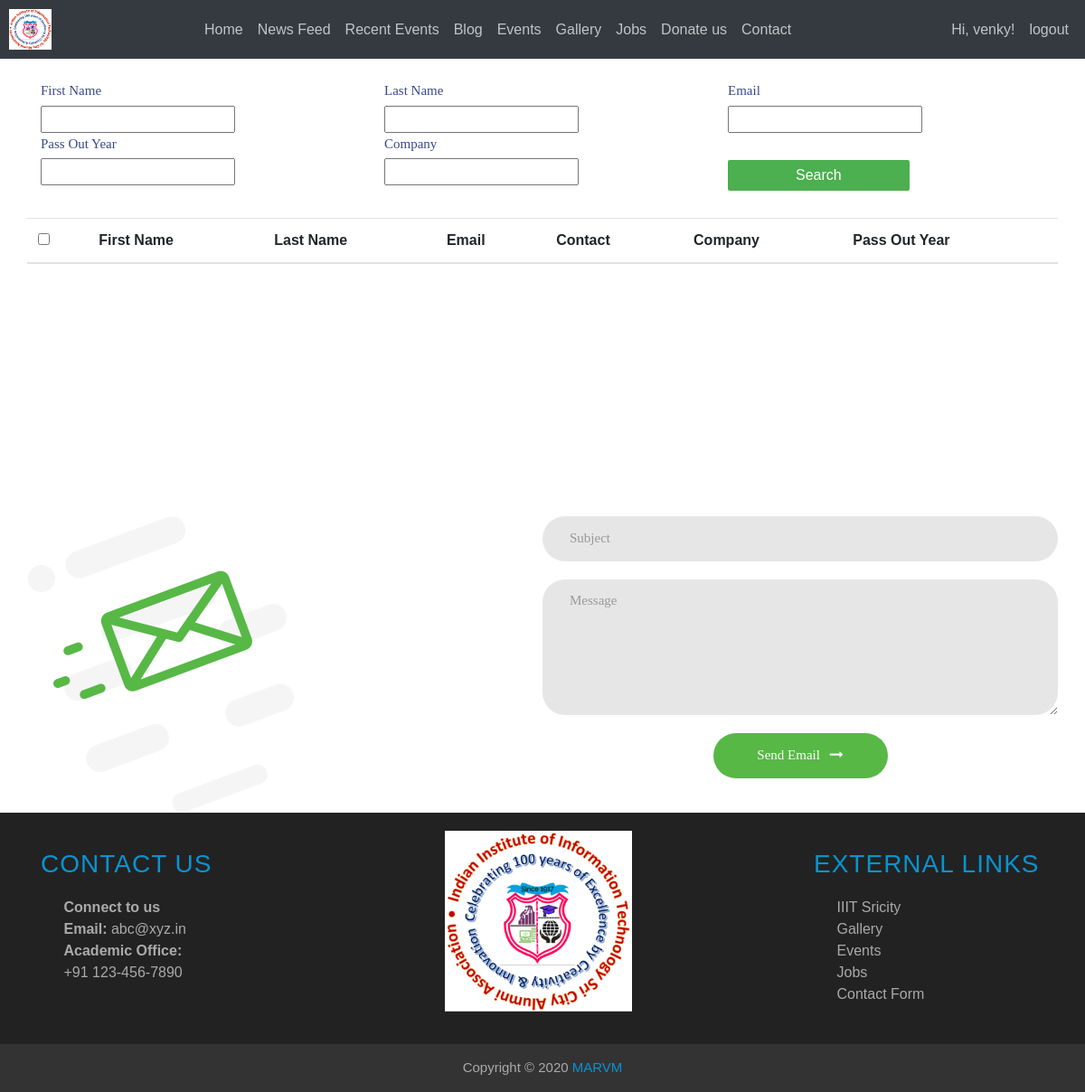
Page /search/ (signed in) on the earlier database version.
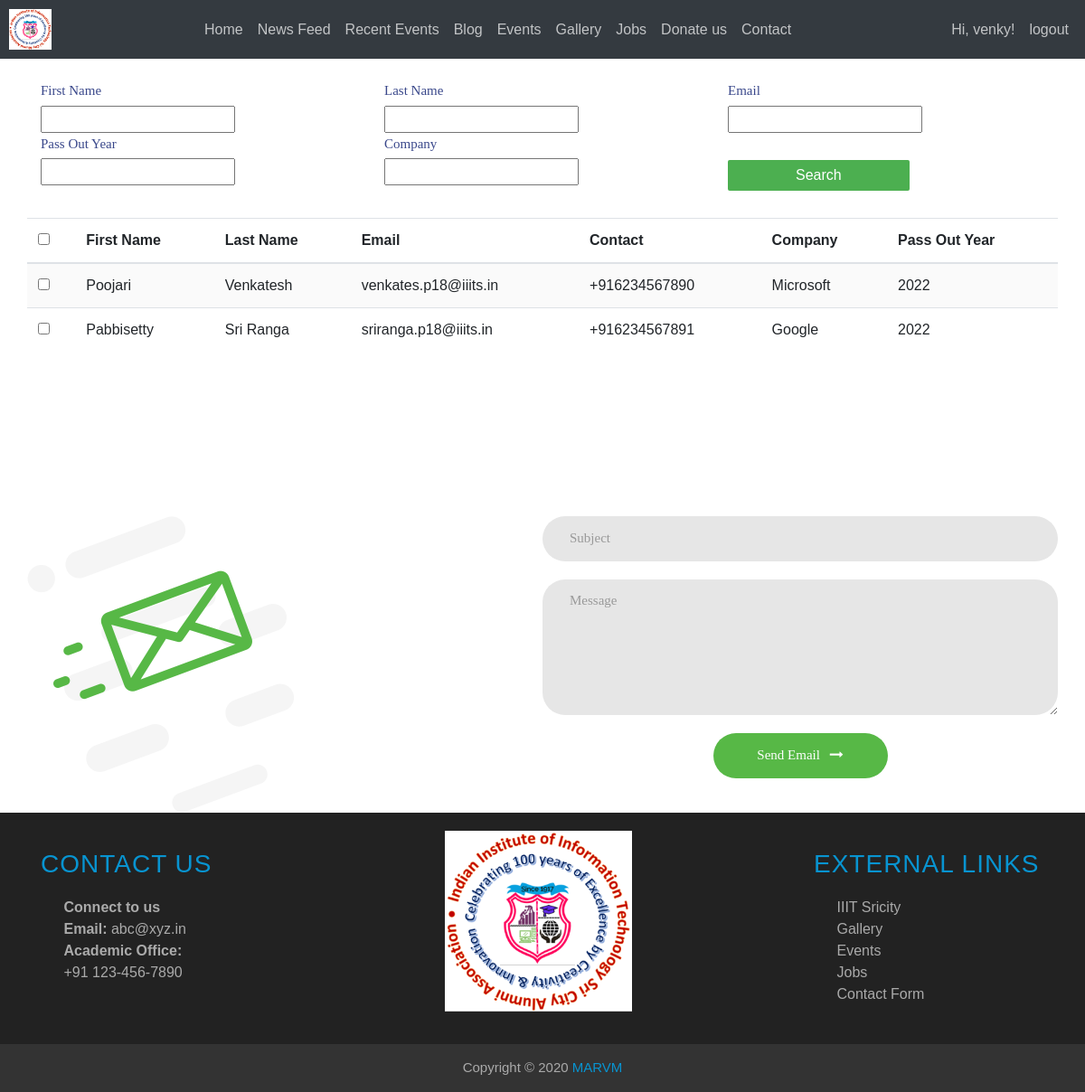
Same page on the later database version.
### accounts/models.py (models this page shows)
class User(AbstractUser):
    phone_number = models.CharField(
        max_length=15,
        blank = False,
        default="",
        validators=[
            RegexValidator(
                regex='^([+][0-9]{1,4}[6-9][0-9]{9})$',
                message='mobile number should be in the format "+999999999" ',
                code='invalid_phone_number'
            ),
        ]
    )
    email_confirmed = models.BooleanField(default=False)
    conditions = models.BooleanField(default=False)
    avatar = models.ImageField(upload_to=update_filename,blank = True)
    linkedin_url = models.URLField(blank = True)
    github_url = models.URLField(blank = True)
    webpage_url = models.URLField(blank = True)
    passout_year = models.CharField(max_length=4,blank=True)
    company = models.CharField(max_length=100,blank = True)
    summary = models.CharField(max_length=100,blank = True)
    place = models.CharField(max_length = 100,blank = True)

### accounts/views.py (the view, shortened to what this page needs)
# urls.py: path('search/',views.SearchPage,name='searchpage'),
@cache_control(no_cache=True, must_revalidate=True, no_store=True)
@login_required
def SearchPage(request):
    get_user = User.objects.filter(is_staff=False)
    myFilter = UserFilter(request.GET,queryset=get_user)
    context = {
       "get_user": get_user,
       "myFilter": myFilter,
        "user" : request.user
    }
    return render(request, 'search_mail.html', context)

### templates/search_mail.html (shortened to what this page needs)
{% extends "base.html" %}
{% load static %}
{% block content %}
    <link href="{% static 'searchpage/css/style_new12.css' %}" rel="stylesheet" type="text/css">
	<link rel="stylesheet" type="text/css" href="{% static 'searchpage/css/main1.css' %}">
<body>
    {% if request.user.is_superuser %}
        <div class="container" style="margin-top: 30px;">
                <form method="GET" class="search">
                    <div class="row catBox">
                    <div class="col-md-4">
                        <div class="labelBox">
                            <label>First Name</label>
                        </div>
                        <div class="short-by-box">
                                {{myFilter.form.first_name}}
                        </div>
                    </div>
                    <div class="col-md-4">
                        <div class="labelBox">
                            <label>Last Name</label>
                        </div>
                        <div class="short-by-box">
                                {{myFilter.form.last_name}}
                        </div>
                    </div>
                    <div class="col-md-4">
                        <div class="labelBox">
                            <label>Email</label>
                        </div>
                        <div class="short-by-box">
                                {{myFilter.form.email}}
                        </div>
                    </div>
                    <div class="col-md-4">
                        <div class="labelBox">
                            <label>Pass Out Year</label>
                        </div>
                        <div class="short-by-box">
                                {{myFilter.form.passout_year}}
                        </div>
                    </div>
                    <div class="col-md-4">
                        <div class="labelBox">
                            <label>Company</label>
                        </div>
                        <div class="short-by-box">
                                {{myFilter.form.company}}
                        </div>
                    </div>
                    <button value="Submit" name="search" style="background-color: #4CAF50; border: none; color: white; padding: 5px 75px; border-radius: 2px; text-decoration: none; margin-left: 15px; margin-top: 30px; cursor: pointer;"  type="submit">Search</button>
                    </div>
                </form>
        </div>
<div class="mailclass">
    <form method="GET" class=" validate-form">
    <div class="container" style="margin: auto;">
	<div class="row">
        <div class="col-md-12">
        <div class="table-responsive">
              <table id="mytable" class="table table-bordred table-striped">
                    <thead>
                    <th><input type="checkbox" id="checkall" /></th>
                    <th>First Name</th>
                    <th>Last Name</th>
                    <th>Email</th>
                    <th>Contact</th>
                    <th>Company</th>
                    <th>Pass Out Year</th>
                    </thead>
    <tbody>
    {% for myuser in myFilter.qs %}
    <tr>
    <td><input type="checkbox" name="{{ myuser.email }}" class="checkthis" /></td>
    <td>{{myuser.first_name}}</td>
    <td>{{myuser.last_name}}</td>
    <td>{{myuser.email}}</td>
    <td>{{myuser.phone_number}}</td>
    <td>{{myuser.company}}</td>
    <td>{{myuser.passout_year}}</td>
    </tr>
    {% endfor %}
    </tbody>
</table>
            </div>
        </div>
        </div>
    </div>
    <div class="container" style="margin: auto; margin-top: 30px;" >
        <div class="row">
            <div class="col-md-6">
        <div class="contact1-pic js-tilt" data-tilt>
            <img src="{% static 'searchpage/images/img-01.png' %}" alt="IMG">
        </div>
            </div>
            <div class="col-md-6">
        <div class="wrap-input1 validate-input" data-validate = "Subject is required">
            <input class="input1" type="text" name="subject" placeholder="Subject">
            <span class="shadow-input1"></span>
        </div>
        <div class="wrap-input1 validate-input" data-validate = "Message is required">
            <textarea class="input1" name="message" placeholder="Message"></textarea>
            <span class="shadow-input1"></span>
        </div>
        <div class="container-contact1-form-btn">
            <button name="sendMail" class="contact1-form-btn">
                <span>
                    Send Email
                    <i class="fa fa-long-arrow-right" aria-hidden="true"></i>
                </span>
            </button>
        </div>
            </div>
        </div>
        </div>
</form>
</div>
{% endif %}
</body>
{% endblock content %}

### templates/base.html (shortened to what this page needs)
<!DOCTYPE html> {% load static %}
<html lang="en">
<head>
    <link href="{% static 'chat/css/style3.css' %}" rel="stylesheet" type="text/css" media="all">
    <link rel="stylesheet" href="https://cdnjs.cloudflare.com/ajax/libs/font-awesome/4.7.0/css/font-awesome.min.css">
    <link rel="stylesheet" href="https://maxcdn.bootstrapcdn.com/bootstrap/4.4.1/css/bootstrap.min.css">
    <link rel="stylesheet" href="https://unpkg.com/aos@2.3.0/dist/aos.css">
    <link rel="stylesheet" href="https://cdnjs.cloudflare.com/ajax/libs/font-awesome/4.7.0/css/font-awesome.min.css">
</head>
<body>
    <nav id="func_navbar" class="navbar-custom navbar navbar-expand-md navbar-dark bg-dark fixed-top" style="padding: 10px;">
        <a id="func_logo" class="nav-brand abs" href="{% url 'home' %}"><img src="{% static '/img/iiits/iiitslogo.png' %}" style="width:47px;"></a>
        <div class="collapse navbar-collapse" id="navbarNavDropdown">
            <ul class="navbar-nav mx-auto">
                <li class="nav-item">
                    <a class="nav-link" href="{% url 'home' %}#">Home</a>
                </li>
                <li class="nav-item">
                    <a class="nav-link" href="{% url 'home' %}#news_feed">News Feed</a>
                </li>
                <li class="nav-item">
                    <a class="nav-link" href="{% url 'home' %}#recent_events">Recent Events</a>
                </li>
                <li class="nav-item">
                    <a class="nav-link" href="{% url 'blog-home' %}">Blog</a>
                </li>
                <li class="nav-item">
                    <a class="nav-link" href="{% url 'events' %}">Events</a>
                </li>
                <li class="nav-item">
                    <a class="nav-link" href="{% url 'gallery' %}">Gallery</a>
                </li>
                <li class="nav-item">
                    <a class="nav-link" href="{% url 'jobs' %}">Jobs</a>
                </li>
                <li class="nav-item">
                    <a class="nav-link" href="{% url 'donation-page' %}">Donate us</a>
                </li>
                <li class="nav-item">
                    <a class="nav-link" href="{% url 'contactform' %}">Contact</a>
                </li>
            </ul>
            <ul class="navbar-nav">
                {% if user.is_authenticated %}
                    {% if user.is_staff %}
                        <li class="nav-item"><a class="nav-link" href="{% url 'profile_page' username=user.username %}">Hi, {{ user.username }}!</a></li>
                    {% else %}
                        <li class="nav-item"><a class="nav-link" href="{% url 'profile_page' username=user.username %}">Hi, {{ user.last_name }}!</a></li>
                    {% endif %}
                    <li class="nav-item"><a class="nav-link" href="{% url 'logout' %}?next={{ request.path }}">logout</a></li>
                {% else %}
                    <li class="nav-item"><a class="nav-link" href="{% url 'register' %}">Register</a></li>
                    <li class="nav-item"><a class="nav-link" href="{% url 'login' %}?next={{ request.path }}">login</a></li>
                {% endif %}
            </ul>
        </div>
    </nav>
    <div class="container-fluid py-4"></div>
    {% block content %}
    {% endblock %}
    <footer>
        <div class="container">
            <div class="row">
                <div class="col-lg-3 col-md-6">
                <h3>Contact Us</h3>
                <ul class="list-unstyled three-column" style="padding-left:10%;">
                    <b>Connect to us</b><br>
                    <b>Email:</b>
                    <a href="">abc@xyz.in</a>
                    <br>
                    <b>Academic Office:</b><br>
                    <a href="tel:+91 123-456-7890">+91 123-456-7890</a>
                </ul>
                </div>
                <div class="col-lg-6 col-md-6">
                <ul class="list-unstyled three-column">
                    <img class="custom-img" style="height:200px" src="{% static '/img/iiits/iiitslogo.png' %}">
                </ul>
                </div>
                <div class="col-lg-3 col-md-6">
                <h3>External links</h3>
                <ul class="list-unstyled three-column" style="padding-left:10%;">
                    <a href="{% url 'home' %}#"> IIIT Sricity</a><br>
                    <a href="{% url 'gallery' %}">Gallery</a><br>
                    <a href="{% url 'events' %}">Events</a><br>
                    <a href="{% url 'jobs' %}">Jobs </a><br>
                    <a href="{% url 'contactform' %}">Contact Form</a><br>
                </ul>
                </div>
            </div>
        </div>
        <div class="copyright text-center">
            Copyright &copy; 2020 <span>MARVM</span>
        </div>
    </footer>
</body>
</html>

### alumnisite/static/searchpage/css/main1.css (style rules this page uses)
.mailclass * { margin: 0px; padding: 0px; box-sizing: border-box; }
.mailclass h1,h2,h3,h4,h5,h6 { margin: 0px; }
.mailclass input { outline: none; border: none; }
.mailclass textarea { outline: none; border: none; }
.mailclass button { outline: none !important; border: none; background: transparent; }
.mailclass .contact1-pic { width: 296px; }
.mailclass .contact1-pic img { max-width: 100%; }
.mailclass input.input1 { height: 50px; border-radius: 25px; padding: 0 30px; }
.mailclass input.input1 + .shadow-input1 { border-radius: 25px; }
.mailclass textarea.input1 { min-height: 150px; border-radius: 25px; padding: 12px 30px; }
.mailclass textarea.input1 + .shadow-input1 { border-radius: 25px; }
.mailclass .wrap-input1 { position: relative; width: 100%; z-index: 1; margin-bottom: 20px; }
.mailclass .input1 { display: block; width: 100%; background: #e6e6e6; font-family: Montserrat-Bold; font-size: 15px; line-height: 1.5; color: #666666; }
.mailclass .shadow-input1 { content: ''; display: block; position: absolute; bottom: 0; left: 0; z-index: -1; width: 100%; height: 100%; box-shadow: 0px 0px 0px 0px; color: rgba(87,184,70, 0.5); }
.mailclass .container-contact1-form-btn { display: -webkit-box; display: -webkit-flex; display: -moz-box; display: -ms-flexbox; display: flex; flex-wrap: wrap; justify-content: center; }
.mailclass .contact1-form-btn { min-width: 193px; height: 50px; border-radius: 25px; background: #57b846; font-family: Montserrat-Bold; font-size: 15px; line-height: 1.5; color: #fff; display: -webkit-box; display: -webkit-flex; display: -moz-box; display: -ms-flexbox; display: flex; justify-content: center; align-items: center; padding: 0 25px; -webkit-transition: all 0.4s; -o-transition: all 0.4s; -moz-transition: all 0.4s; transition: all 0.4s; }
.mailclass .contact1-form-btn i { margin-left: 7px; -webkit-transition: all 0.4s; -o-transition: all 0.4s; -moz-transition: all 0.4s; transition: all 0.4s; }
.mailclass .validate-input { position: relative; }

### templates/base.html (style rules this page uses)
body { margin: 0; font-family: Arial, Helvetica, sans-serif; overflow-x:hidden; }
.navbar { width: 100%; }
footer { background: #222; color: #aaa; padding-top: 10px; }
footer a { color: #aaa; }
footer h3 { color: #0894d1; letter-spacing: 1px; margin: 30px 0 20px; }
footer .three-column { overflow: hidden; }
footer .copyright { padding: 15px 0; background: #333; margin-top: 20px; font-size: 15px; }
footer .copyright span { color: #0894d1; }
.custom-img { padding-left:13%; }
@media (min-width: 768px) { .custom-img { padding-left:30%; margin-top:2%; } }
.navbar-dark .navbar-nav .nav-link { color: rgba(255,255,255,0.7); }

Differences in the rows shown:
added User: first_name "Poojari", last_name "Venkatesh", email "venkates.p18@iiits.in", phone_number "+916234567890", company "Microsoft", passout_year "2022"
added User: first_name "Pabbisetty", last_name "Sri Ranga", email "sriranga.p18@iiits.in", phone_number "+916234567891", company "Google", passout_year "2022"
